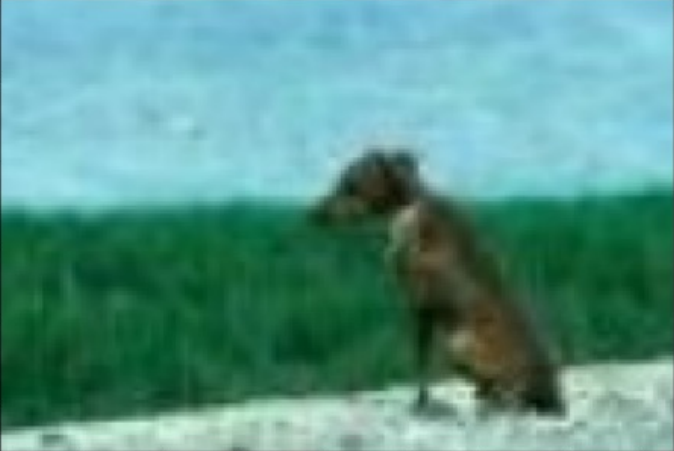
#> input picture 第六次作业/28-2200170262-邢永远/dog.png, 674 x 451 px, found by its file name
$ python fenge.py
#> lines starting #> are read from the running program, lines starting #| are printed output that depends on the picture

import numpy as np
import matplotlib.pyplot as plt
import cv2
import skfuzzy as fuzz
from sklearn.cluster import KMeans

def apply_kmeans(image, n_clusters):
    # 将图像数据转换为二维数组
    pixel_values = image.reshape((-1, 3))
    pixel_values = np.float32(pixel_values)

    # 应用K-means算法
    kmeans = KMeans(n_clusters=n_clusters, n_init=10, random_state=0).fit(pixel_values)
    labels = kmeans.labels_

    # 创建K-means聚类的图像
    centers = np.uint8(kmeans.cluster_centers_)
    kmeans_image = centers[labels.flatten()]
    kmeans_image = kmeans_image.reshape(image.shape)
    return labels.reshape(image.shape[:2]), kmeans_image

def apply_fcm(image, labels, n_clusters, m=2.0):
    # 初始化FCM的隶属度矩阵
    pixel_values = image.reshape((-1, 3)).astype(np.float32)

    # 创建一个空的FCM隶属度矩阵
    u = np.zeros((n_clusters, pixel_values.shape[0]))

    # 根据K-means的标签初始化隶属度
    for i in range(n_clusters):
        u[i, :] = (labels.flatten() == i).astype(np.float32)

    # FCM算法迭代
    cntr, u, _, _, _, _, _ = fuzz.cluster.cmeans(
        pixel_values.T, n_clusters, m, error=0.005, maxiter=1000, init=u)

    # 使用FCM进行预测
    u, u0, d, jm, p, fpc = fuzz.cluster.cmeans_predict(
        pixel_values.T, cntr, m, error=0.005, maxiter=1000)

    # 转换FCM结果为图像
    fcm_labels = np.argmax(u, axis=0)
    centers = np.uint8(cntr)
    fcm_image = centers[fcm_labels]
    fcm_image = fcm_image.reshape(image.shape)
    return fcm_image

# 读取图像
img_path = r"D:\pythonProject-learn\dog.png"
image = cv2.imread(img_path)
#> image is the input picture: shape (451, 674, 3); mean B, G, R 138.3, 149.8, 88.1
if image is None:
    print("无法打开或读取图像文件,请检查文件路径。")
else:
    image = cv2.cvtColor(image, cv2.COLOR_BGR2RGB)

    # 应用K-means
    labels, kmeans_image = apply_kmeans(image, n_clusters=5)
#> in apply_kmeans, `centers = np.uint8(kmeans.cluster_centers_)`: centers = [[167, 202, 186], [51, 65, 40], [87, 143, 126], [130, 201, 215], [20, 92, 54]]
#> in apply_kmeans, `kmeans_image = kmeans_image.reshape(image.shape)`:
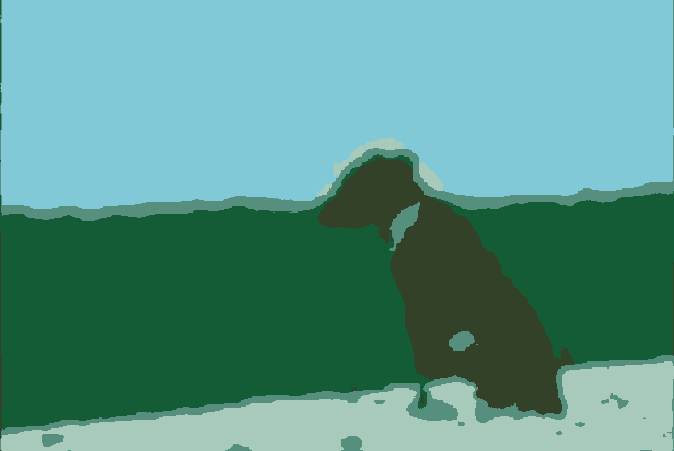
#> kmeans_image: shape (451, 674, 3); mean R, G, B 87.6, 149.4, 137.8
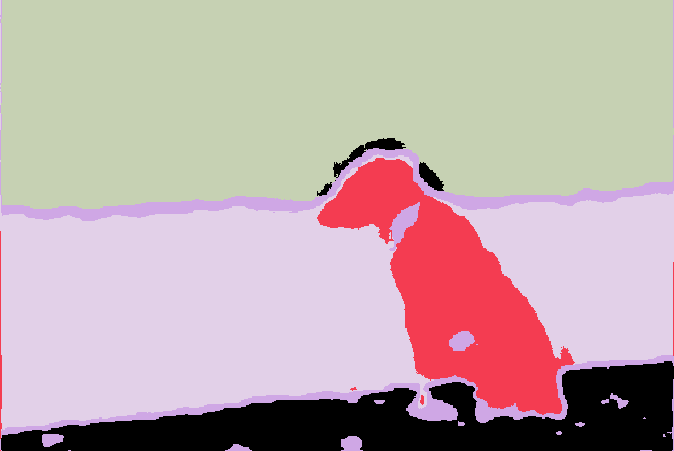
#> labels: shape (451, 674) int32; 5 distinct labels, from 0 to 4; one colour per label, 0 black

    # 应用FCM
    fcm_image = apply_fcm(image, labels, n_clusters=5)
#> (the run stopped early here; a loop or call above may not have finished)
